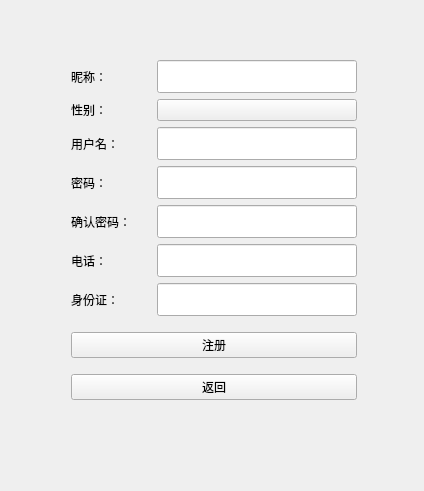
<?xml version="1.0" encoding="UTF-8"?>
<ui version="4.0">
 <class>Form</class>
 <widget class="QWidget" name="Form">
  <property name="geometry">
   <rect>
    <x>0</x>
    <y>0</y>
    <width>424</width>
    <height>491</height>
   </rect>
  </property>
  <property name="windowTitle">
   <string>Form</string>
  </property>
  <widget class="QWidget" name="layoutWidget">
   <property name="geometry">
    <rect>
     <x>70</x>
     <y>50</y>
     <width>288</width>
     <height>360</height>
    </rect>
   </property>
   <layout class="QGridLayout" name="gridLayout">
    <item row="1" column="0">
     <widget class="PrimaryPushButton" name="signUpBtn">
      <property name="text">
       <string>注册</string>
      </property>
     </widget>
    </item>
    <item row="0" column="0">
     <layout class="QVBoxLayout" name="verticalLayout">
      <property name="sizeConstraint">
       <enum>QLayout::SetMinimumSize</enum>
      </property>
      <item>
       <layout class="QHBoxLayout" name="horizontalLayout_8">
        <item>
         <widget class="BodyLabel" name="BodyLabel_8">
          <property name="maximumSize">
           <size>
            <width>80</width>
            <height>16777215</height>
           </size>
          </property>
          <property name="text">
           <string>昵称：</string>
          </property>
         </widget>
        </item>
        <item>
         <widget class="LineEdit" name="nameLineEdit">
          <property name="minimumSize">
           <size>
            <width>200</width>
            <height>33</height>
           </size>
          </property>
          <property name="maximumSize">
           <size>
            <width>200</width>
            <height>33</height>
           </size>
          </property>
         </widget>
        </item>
       </layout>
      </item>
      <item>
       <layout class="QHBoxLayout" name="horizontalLayout_7">
        <item>
         <widget class="BodyLabel" name="BodyLabel_7">
          <property name="maximumSize">
           <size>
            <width>80</width>
            <height>16777215</height>
           </size>
          </property>
          <property name="text">
           <string>性别：</string>
          </property>
         </widget>
        </item>
        <item>
         <widget class="ComboBox" name="sexComboBox">
          <property name="minimumSize">
           <size>
            <width>200</width>
            <height>0</height>
           </size>
          </property>
          <property name="maximumSize">
           <size>
            <width>200</width>
            <height>16777215</height>
           </size>
          </property>
          <property name="text">
           <string/>
          </property>
         </widget>
        </item>
       </layout>
      </item>
      <item>
       <layout class="QHBoxLayout" name="horizontalLayout_2">
        <item>
         <widget class="BodyLabel" name="BodyLabel_2">
          <property name="maximumSize">
           <size>
            <width>80</width>
            <height>16777215</height>
           </size>
          </property>
          <property name="text">
           <string>用户名：</string>
          </property>
         </widget>
        </item>
        <item>
         <widget class="LineEdit" name="usernameLineEdit">
          <property name="minimumSize">
           <size>
            <width>200</width>
            <height>33</height>
           </size>
          </property>
          <property name="maximumSize">
           <size>
            <width>200</width>
            <height>33</height>
           </size>
          </property>
         </widget>
        </item>
       </layout>
      </item>
      <item>
       <layout class="QHBoxLayout" name="horizontalLayout_3">
        <item>
         <widget class="BodyLabel" name="BodyLabel_3">
          <property name="maximumSize">
           <size>
            <width>80</width>
            <height>16777215</height>
           </size>
          </property>
          <property name="text">
           <string>密码：</string>
          </property>
         </widget>
        </item>
        <item>
         <widget class="LineEdit" name="passwordLineEdit">
          <property name="maximumSize">
           <size>
            <width>200</width>
            <height>33</height>
           </size>
          </property>
          <property name="echoMode">
           <enum>QLineEdit::Password</enum>
          </property>
          <property name="placeholderText">
           <string/>
          </property>
          <property name="clearButtonEnabled">
           <bool>true</bool>
          </property>
         </widget>
        </item>
       </layout>
      </item>
      <item>
       <layout class="QHBoxLayout" name="horizontalLayout_6">
        <item>
         <widget class="BodyLabel" name="BodyLabel_6">
          <property name="maximumSize">
           <size>
            <width>80</width>
            <height>16777215</height>
           </size>
          </property>
          <property name="text">
           <string>确认密码：</string>
          </property>
         </widget>
        </item>
        <item>
         <widget class="LineEdit" name="passwordLineEdit_2">
          <property name="maximumSize">
           <size>
            <width>200</width>
            <height>33</height>
           </size>
          </property>
          <property name="echoMode">
           <enum>QLineEdit::Password</enum>
          </property>
          <property name="placeholderText">
           <string/>
          </property>
          <property name="clearButtonEnabled">
           <bool>true</bool>
          </property>
         </widget>
        </item>
       </layout>
      </item>
      <item>
       <layout class="QHBoxLayout" name="horizontalLayout_4">
        <item>
         <widget class="BodyLabel" name="BodyLabel_4">
          <property name="maximumSize">
           <size>
            <width>80</width>
            <height>16777215</height>
           </size>
          </property>
          <property name="text">
           <string>电话：</string>
          </property>
         </widget>
        </item>
        <item>
         <widget class="LineEdit" name="phoneLineEdit">
          <property name="minimumSize">
           <size>
            <width>200</width>
            <height>33</height>
           </size>
          </property>
          <property name="maximumSize">
           <size>
            <width>200</width>
            <height>33</height>
           </size>
          </property>
         </widget>
        </item>
       </layout>
      </item>
      <item>
       <layout class="QHBoxLayout" name="horizontalLayout_5">
        <item>
         <widget class="BodyLabel" name="BodyLabel_5">
          <property name="maximumSize">
           <size>
            <width>80</width>
            <height>16777215</height>
           </size>
          </property>
          <property name="text">
           <string>身份证：</string>
          </property>
         </widget>
        </item>
        <item>
         <widget class="LineEdit" name="idNumberLineEdit">
          <property name="sizePolicy">
           <sizepolicy hsizetype="Preferred" vsizetype="Fixed">
            <horstretch>0</horstretch>
            <verstretch>0</verstretch>
           </sizepolicy>
          </property>
          <property name="minimumSize">
           <size>
            <width>200</width>
            <height>33</height>
           </size>
          </property>
          <property name="maximumSize">
           <size>
            <width>200</width>
            <height>33</height>
           </size>
          </property>
         </widget>
        </item>
       </layout>
      </item>
     </layout>
    </item>
    <item row="2" column="0">
     <widget class="PrimaryPushButton" name="backBtn">
      <property name="text">
       <string>返回</string>
      </property>
     </widget>
    </item>
   </layout>
  </widget>
  <widget class="BodyLabel" name="BodyLabel">
   <property name="geometry">
    <rect>
     <x>0</x>
     <y>0</y>
     <width>441</width>
     <height>491</height>
    </rect>
   </property>
   <property name="text">
    <string/>
   </property>
   <property name="pixmap">
    <pixmap resource="../resource.qrc">:/images/background.jpg</pixmap>
   </property>
  </widget>
  <zorder>BodyLabel</zorder>
  <zorder>layoutWidget</zorder>
 </widget>
 <customwidgets>
  <customwidget>
   <class>ComboBox</class>
   <extends>QPushButton</extends>
   <header>qfluentwidgets</header>
  </customwidget>
  <customwidget>
   <class>PushButton</class>
   <extends>QPushButton</extends>
   <header>qfluentwidgets</header>
  </customwidget>
  <customwidget>
   <class>PrimaryPushButton</class>
   <extends>PushButton</extends>
   <header>qfluentwidgets</header>
  </customwidget>
  <customwidget>
   <class>BodyLabel</class>
   <extends>QLabel</extends>
   <header>qfluentwidgets</header>
  </customwidget>
  <customwidget>
   <class>LineEdit</class>
   <extends>QLineEdit</extends>
   <header>qfluentwidgets</header>
  </customwidget>
 </customwidgets>
 <resources>
  <include location="../resource.qrc"/>
 </resources>
 <connections/>
</ui>
